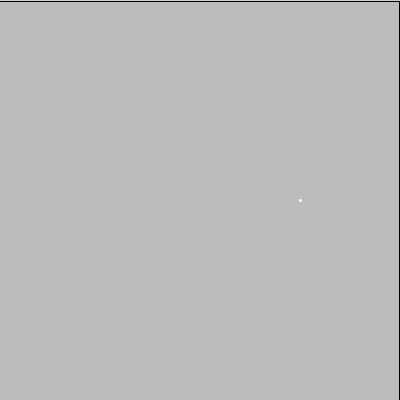
Frame 1 (no input)
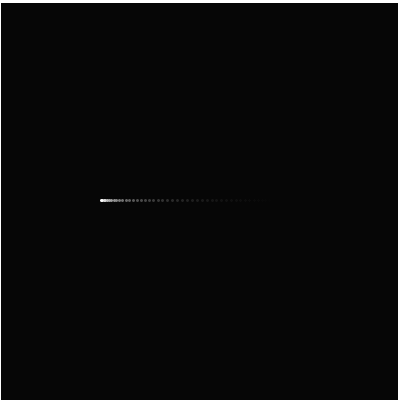
Frame 60 (the mouse pressed at the canvas centre just before this capture)
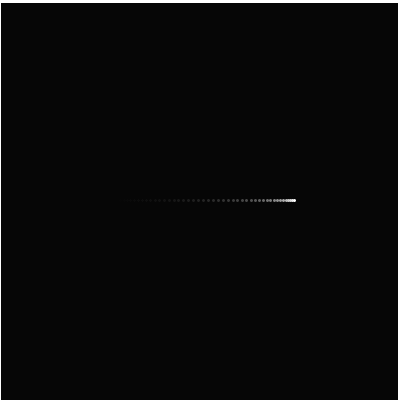
Frame 120 (the mouse held since frame 60 and released just before this capture)

The Processing sketch that drew these frames (run headless with seeded random() and noise(); from frame 60 on, the mouse is pressed at the canvas centre):

// Processing sketch: processing_50125
// ── processing_50125.pde

float ang;
float x, y;

void setup() {
  size(400, 400);
}


void draw() {
  fill(0, 20);
  rect(-1, 1, width, height);

  x = cos(ang) * 100 + 200;
  // y = sin(ang)*100 + 200;
  ang += .05;

  stroke(255);
  strokeWeight(3);
  point(x, 200);
  //point(200,y);
}
